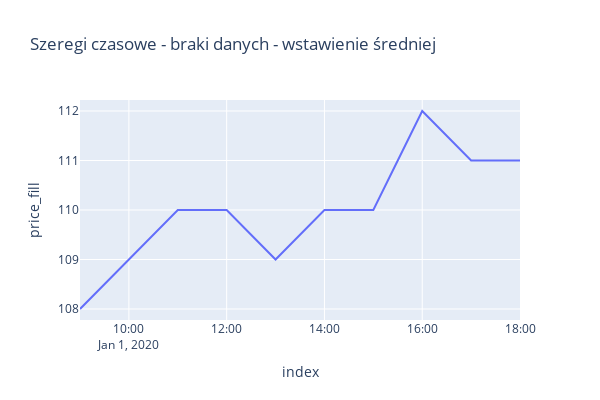

This figure's notebook cell:
### Markdown cell above
Wypełnienie braków średnią

### Code cell
df_plotly = df.reset_index()
df_plotly['price_fill'] = df_plotly['price'].fillna(df_plotly['price'].mean())
px.line(df_plotly, 'index', 'price_fill', width=600, height=400, 
        title='Szeregi czasowe - braki danych - wstawienie średniej')

### Figure 1 — Plotly figure (JSON) as saved in the notebook; plotly's stock layout.template omitted (floating-point values rounded to 4 significant figures)
{"data": [{"hovertemplate": "index=%{x}<br>price_fill=%{y}<extra></extra>", "legendgroup": "", "line": {"color": "#636efa", "dash": "solid"}, "marker": {"symbol": "circle"}, "mode": "lines", "name": "", "orientation": "v", "showlegend": false, "type": "scatter", "x": ["2020-01-01T09:00:00", "2020-01-01T10:00:00", "2020-01-01T11:00:00", "2020-01-01T12:00:00", "2020-01-01T13:00:00", "2020-01-01T14:00:00", "2020-01-01T15:00:00", "2020-01-01T16:00:00", "2020-01-01T17:00:00", "2020-01-01T18:00:00"], "xaxis": "x", "y": [108, 109, 110, 110, 109, 110, 110, 112, 111, 111], "yaxis": "y"}], "layout": {"height": 400, "legend": {"tracegroupgap": 0}, "title": {"text": "Szeregi czasowe - braki danych - wstawienie średniej"}, "width": 600, "xaxis": {"anchor": "y", "domain": [0, 1], "title": {"text": "index"}}, "yaxis": {"anchor": "x", "domain": [0, 1], "title": {"text": "price_fill"}}}}
